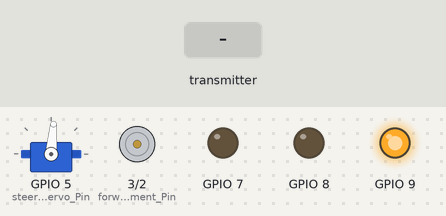
Recording of a sketch running on a simulated ESP32-S3. Shown: servo, motor-driver pin pairs drawn as motors (green arrow = first pin HIGH = forward, orange = second pin HIGH = backward, longer = more drive), output pins drawn as LEDs (lit = HIGH). The test bench sets the inputs (shaded band).

Above: at 4.2 s.
4.3 s: the transmitter starts sending l_X_Axis = 0
At 4.9 s:
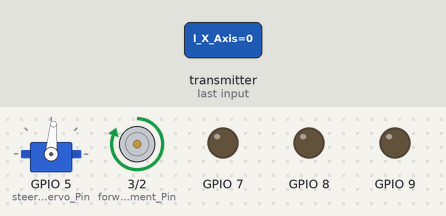
5.8 s: the transmitter starts sending r_Y_Axis = 0
At 7.0 s:
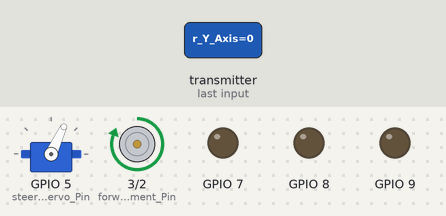
7.3 s: the transmitter starts sending l_X_Axis = 2048
At 8.3 s:
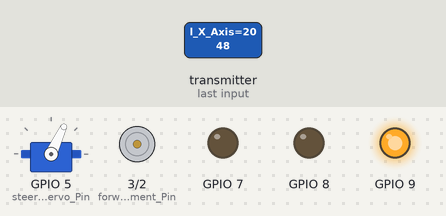
8.8 s: the transmitter starts sending r_Y_Axis = 4095
At 9.3 s:
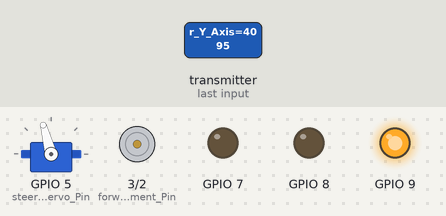
10.3 s: the transmitter starts sending l_X_Axis = 1024
At 11.4 s:
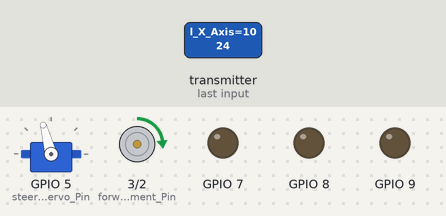
11.8 s: the transmitter starts sending l_X_Axis = 4095
At 12.5 s:
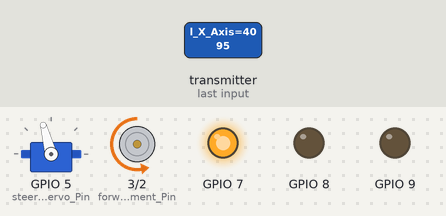
Timing chart, 0 to 14.3 s (numbered marks = the images above; inputs shaded):
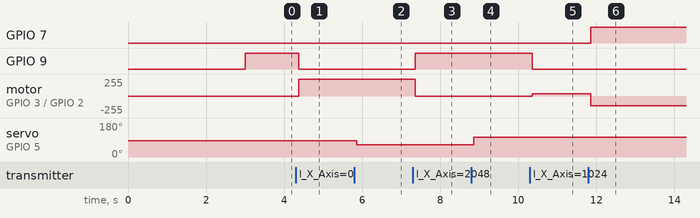

Measured:
- after the input at 4.3 s, GPIO 9: HIGH → LOW after 0.07 s; motor on GPIO 3 (forward_Movement_Pin) / GPIO 2 (backward_Movement_Pin): stopped → forward 255/255 after 0.07 s
- after the input at 5.8 s, servo on GPIO 5 (steering_Servo_Pin): 85° → 65° after 0.07 s
- after the input at 7.3 s, GPIO 9: LOW → HIGH after 0.07 s; motor on GPIO 3 (forward_Movement_Pin) / GPIO 2 (backward_Movement_Pin): forward 255/255 → stopped after 0.07 s
- after the input at 8.8 s, servo on GPIO 5 (steering_Servo_Pin): 65° → 105° after 0.06 s
- after the input at 10.3 s, GPIO 9: HIGH → LOW after 0.06 s; motor on GPIO 3 (forward_Movement_Pin) / GPIO 2 (backward_Movement_Pin): stopped → forward 35/255 after 0.06 s
- after the input at 11.8 s, GPIO 7: LOW → HIGH after 0.06 s; motor on GPIO 3 (forward_Movement_Pin) / GPIO 2 (backward_Movement_Pin): forward 35/255 → backward 149/255 after 0.06 s

The sketch:

car.ino
```cpp
#include <pwmWrite.h>
#include <WiFi.h>
#include <esp_now.h>
//#include "mpu.h" // MPU-6050 handling (.h file in sketch folder)


#define steering_Servo_Pin 5 //Steering Servo
#define forward_Movement_Pin 3 //Forward movement pin on you're main motor driver
#define backward_Movement_Pin 2 //Backward movement pin on you're main motor driver

Pwm pwm = Pwm();

unsigned long timing; //Variable, necessary to set the delay of execution of a command

const int default_Steering_Servo_Position = 85; //Default servo angle for steering
const int max_Steering_Servo_Position = 105; //Max angle for steering servo
const int min_Steering_Servo_Position = 65; //Min angle for steering servo

const int default_Forward_Movement_Speed = 0;
const int max_Forward_Movement_Speed = 255; //Max speed for motor forward movement (0-255)
const int min_Forward_Movement_Speed = 40; //Min speed for motor forward movement (do not change)

const int default_Backward_Movement_Speed = 0;
const int max_Backward_Movement_Speed = 150; //Max speed for motor backward movement (0-255)
const int min_Backward_Movement_Speed = 40; //Min speed for motor backward movement (do not change)

int forward_Movement_Speed = min_Forward_Movement_Speed; //Current Forward Movement Speed. Default value: minimum
int backward_Movement_Speed = min_Backward_Movement_Speed; //Current Backward Movement Speed. Default value: minimum
int steering_Servo_Position = default_Steering_Servo_Position; //Current steering servo position
int reset_To_Default = 0; //Variable to reset car status
int led_Status = 0; //Variable to enable drift mode
int break_Status = 0;
int back_Led_Status = 0;

typedef struct data
{
  int l_X_Axis;
  int l_Z_Axis;
  int r_Y_Axis;
  int r_Z_Axis;
  int Gain_Axis;

} data; //struct for received data via ESP-NOW

data received_Data; //object to get values from ESP-NOW

void OnDataReceive(const uint8_t * mac, const uint8_t * incoming_Data, int lenght)
{
  memcpy(&received_Data, incoming_Data, sizeof(received_Data)); //Copying data from buffer to our object
}

void setup()
{
  delay(3000); //let esp wake-up
  Serial.begin(115200);
  pinMode(forward_Movement_Pin, OUTPUT); //Pin configuration to control motor
  pinMode(backward_Movement_Pin, OUTPUT); //Pin configuration to control motor
  pinMode(steering_Servo_Pin, OUTPUT); //Pin configuration for steering servo
  pinMode(7, OUTPUT);
  pinMode(8, OUTPUT);
  pinMode(9, OUTPUT);

  received_Data.l_X_Axis = 2000; //Setting default values for received data. This will allow the machine to remain in place
  received_Data.r_Y_Axis = 1700; //until it receives another command from the remote control

  WiFi.mode(WIFI_STA); //WiFi configuration for ESP-NOW

  if(esp_now_init() != 0) //Check ESP-NOW initialization
  {
    Serial.println("Error initializing ESP-NOW");
    return;
  }

  esp_now_register_recv_cb(OnDataReceive); //Register our ESP to receive data;
}


void loop()
{
  if(millis() - timing <= 20) //Timeout for ESP to prevent unnecessary actions
  {
    return;
  }
  timing = millis();

  reset_To_Default = received_Data.l_Z_Axis;
  break_Status = 0;
  if(received_Data.r_Z_Axis == 1) //check backward speed is zero
  {
    if(led_Status == 0)
    {
      led_Status = 1;
    }
    else
    {
      led_Status = 0;
    }
  }

  int joystick_R_Y_Val = received_Data.r_Y_Axis;

  if(joystick_R_Y_Val < 1600)
  {
    steering_Servo_Position=map(joystick_R_Y_Val, 0, 1600, min_Steering_Servo_Position,  default_Steering_Servo_Position);
  }
  else if(joystick_R_Y_Val > 1800 )
  {
    steering_Servo_Position=map(joystick_R_Y_Val,  4100, 1800, max_Steering_Servo_Position, default_Steering_Servo_Position);
  }
  //Serial.println(received_Data.l_X_Axis);


  int joystick_L_X_Val = received_Data.l_X_Axis;

  if(joystick_L_X_Val > 2500)
  {
    forward_Movement_Speed = default_Forward_Movement_Speed;
    backward_Movement_Speed = map(joystick_L_X_Val, 3000, 4100, min_Backward_Movement_Speed, max_Backward_Movement_Speed);
    back_Led_Status = 1;
  }
  else if(joystick_L_X_Val < 1600 )
  {
    backward_Movement_Speed = default_Backward_Movement_Speed;
    forward_Movement_Speed = map(joystick_L_X_Val, 1000, 0, min_Forward_Movement_Speed, max_Forward_Movement_Speed);

  } else {
    backward_Movement_Speed = default_Backward_Movement_Speed;
    forward_Movement_Speed = default_Forward_Movement_Speed;
    break_Status = 1;
    back_Led_Status = 0;
  }


  if(reset_To_Default == 1)
  {
    forward_Movement_Speed = min_Forward_Movement_Speed;
    backward_Movement_Speed = min_Backward_Movement_Speed;
    steering_Servo_Position = default_Steering_Servo_Position;
    led_Status = 0;
  }

  if(!break_Status)


  if(led_Status == 1)
  {
    analogWrite(9, 50);
    digitalWrite(8, HIGH);
  } else
  {
    analogWrite(9, 0);
    digitalWrite(8, LOW);
  }

  if(break_Status == 1)
  {
    analogWrite(9, 255);
  } else
  {
    analogWrite(9, 0);
  }

  if(back_Led_Status == 1)
  {
    analogWrite(7, 255);
  } else
  {
    analogWrite(7, 0);
  }

  pwm.writeServo(steering_Servo_Pin, steering_Servo_Position);
  analogWrite(forward_Movement_Pin, forward_Movement_Speed);
  analogWrite(backward_Movement_Pin, backward_Movement_Speed);

  //Serial.println(back_Led_Status);
}
```
